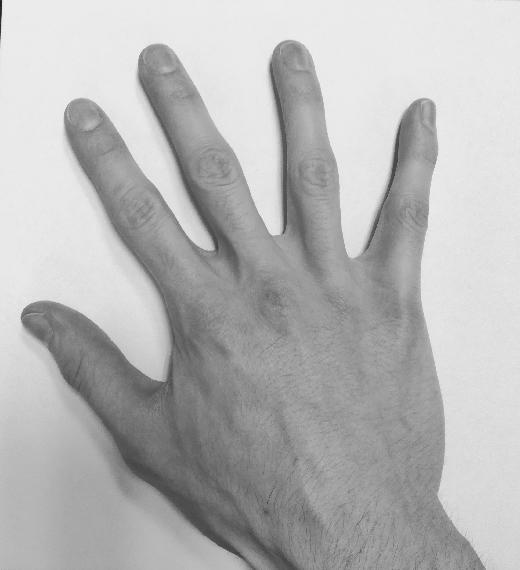
#> input picture IMA204/TPs/TP1/Source.jpg, 520 x 570 px
$ jupyter execute TP_ImageRegistration_Images_Senna_Benatti.ipynb
#> lines starting #> are read from the running program, lines starting #| are printed output that depends on the picture
## Image registration

**Deadline**: Upload this notebook (rename it as 'TP-ImageRegistration-Images-YOUR-SURNAME.ipynb') to E-Campus before the deadline (see E-campus for the exact timing).

**Goal**: The goal of this notebook is to implement the algorithms seen today for pixel-based image registration. Please complete the code where you see **XXXXXXXXXXXXXX**

You will first take two pictures of your right hand into two different positions. Please keep the same topology, ie do not bend or stick together two fingers for instance.

If you can't take the pictures, you can use two pictures of my hand (see below).

[cell 1]
if 'google.colab' in str(get_ipython()):
  from google_drive_downloader import GoogleDriveDownloader as gdd
  gdd.download_file_from_google_drive(file_id='1XpgGRo839pBwIhb6h77xoG-NtHEg2DVd',
  dest_path='./Source.jpg')

  from google_drive_downloader import GoogleDriveDownloader as gdd
  gdd.download_file_from_google_drive(file_id='12FKfLjKreAksI3rEcDx4_oEn3qjAzEua',
  dest_path='./Target.jpg')
else:
  print('You are not using Colab. Please define working_dir with the absolute path to the folder where you downloaded the data')

# Please modify working_dir only if you are using your Anaconda (and not Google Colab)
# You should write the absolute path of your working directory with the data
workingDir='./'

We will use the skimage library to read and resize images, you can of course use others (openCV, pillow, scipy, etc.)

[cell 2]
from skimage.io import imread
from skimage.transform import resize

import matplotlib.pyplot as plt
from numpy import linalg as LA
import numpy as np
import scipy.ndimage

The first thing to do is to create a function that creates the transformation matrix T. Please complete the following function following the rules explained in the header of the function.

[cell 3]
import math
def Tmatrix(scale=(1,1), rotationAngle=0, shearAngles=(0,0),translation=(0,0),elation=(0,0),reflection=(False,False)):
    '''
    Transformation matrix defined as the composition of 6 possible geometric
    transformations: Reflection (Re), Rotation (R), Scaling (S), Shear (Sh),
    Translation (T) and Elation (E).
    For the linear transformation part, we assume this composition:
        A = Re * R * S * Sh

    Inputs:
            scale: is a tuple with sx and sy (two scalar values)
            rotationAngle: is an angle in degrees (scalar value)
            shearAngles: is a tuple with the two shear angles in degrees (scalar value)
            translation: is a tuple with tx and ty (scalar values)
            elation: is a tuple containing the elation part (scalar values)
            reflection: is a tuple of Boolean values indicating wheter to reflect with respect to x and y axis

    Output:
            T: the 3x3 transformation matrix (homogeneous coordinates)
    '''

    if len(scale) != 2:
        raise ValueError("scale should be a tuple of length 2")
    if len(shearAngles)!= 2:
        raise ValueError("shearAngles should be a tuple of length 2")
    if len(translation)!= 2:
        raise ValueError("translation should be a tuple of length 2")
    if len(elation)!= 2:
        raise ValueError("elation should be a tuple of length 2")
    if len(reflection)!= 2:
        raise ValueError("reflection should be a tuple of length 2")
    if type(reflection[0])!= bool or type(reflection[1]) != bool:
        raise ValueError("reflection should contain two boolean values")
    if np.ndim(rotationAngle) != 0:
        raise ValueError("rotationAngle should be a scalar")

    # transform angles from degrees to radians
    rotationAngle = np.array(rotationAngle)*math.pi/180
    shearAngles = np.array(shearAngles)*math.pi/180

    # compute T
    scaleMatrix = np.array([[scale[0], 0], [0, scale[1]]])
    rotationMatrix = np.array([[math.cos(rotationAngle), -1*math.sin(rotationAngle)], [math.sin(rotationAngle), math.cos(rotationAngle)]])
    shearMatrix = np.array([[1, math.tan(shearAngles[0])], [math.tan(shearAngles[1]), 1]])
    reflectionMatrix = np.array([[1 - 2 * reflection[0], 0], [0, 1 - 2 * reflection[1]]])

    linearT = np.dot(scaleMatrix, shearMatrix)
    linearT = np.dot(rotationMatrix, linearT)
    linearT = np.dot(reflectionMatrix, linearT)

    T = [[linearT[0][0], linearT[0][1], translation[0]], [linearT[1][0], linearT[1][1], translation[1]], [elation[0], elation[1], 1]]

    return T

Test here, your function.

[cell 4]
## Define Transformation
T=Tmatrix(scale=(1,1), rotationAngle=40, shearAngles=(0,0),translation=(0,0),elation=(0,0),reflection=(False,False))
T

Next, we need to create a function that apply the previously created transformation matrix. We will need to apply it either to 2D points, seen as a [Nx2] numpy array where N is the number of points, or to image coordinates, modeled as a [2xNxM] Numpy array where N and M are the number of rows and columns of the image respectively.

[cell 5]
def applyTransformation(T, points=None, coords=None):
    '''
    Apply geometric transformation to points or image coordinates.
    Transformation is defined by a 3x3 matrix

    Inputs:
        points: Nx2 Numpy array of points
        coordinates: 2xNxM Numpy array of image coordinates
        T: 3x3 matrix trasformation

    Output:
        pm: Nx2 points after transformation
        cm: 2xNxM image coordinates after transformation
    '''
    if points is None and coords is None:
        raise ValueError("Error ! You should provide points and/or coords")

    if points is not None:
        N,d = points.shape
        if d != 2 and N==2:
            print('WARNING ! points should be an array of dimension Nx2'+
                  ' Transposing the array')
            points=points.T
            N,d = points.shape

        if d != 2:
            raise ValueError("Error ! Function works only with 2D points")

        # Transform points into homogeneous coordinates (adding one...)
        points = np.concatenate((points, np.array([np.ones(points.shape[0])]).T), axis=1)
        # Apply transformation
        pm = points.copy()
        for i in range(0, len(points)):
          point = np.dot(T, points[i])
          pm[i] = point

        # If homography, ...
        for i in range(0, len(pm)):
          denominator = T[2][0] * pm[i][0] + T[2][1] * pm[i][1] + 1
          pm[i][0] = pm[i][0]/denominator
          pm[i][1] = pm[i][1]/denominator


    else:
        pm=None

    if coords is not None:
        d,N,M = coords.shape

        if d != 2:
            raise ValueError("Error ! Function works only with 2D coordinates")

        p = coords.reshape((2,N*M)).T # reshape coordinates as list of points
         # Transform points into homogeneous coordinates (adding one...)
        points = np.concatenate((p, np.array([np.ones(p.shape[0])]).T), axis=1)
        # Apply transformation
        pm = points.copy()
        for i in range(0, len(points)):
          point = np.dot(T, points[i])
          pm[i] = point

        # If homography, ...
        for i in range(0, len(pm)):
          denominator = T[2][0] * pm[i][0] + T[2][1] * pm[i][1] + 1
          pm[i][0] = pm[i][0]/denominator
          pm[i][1] = pm[i][1]/denominator
        pm = pm.T[0:2].T
        cm = pm.reshape((2,N,M))

    else:
        cm =None
    return pm,cm

Now, we can test the two functions on some data-sets of 2D points. To keep things simple, you will create two data-sets of points.

In the first one, the points will draw an ellipse (ie uniform sampling on an ellipse).
In the secon data-set, the points will draw a square (ie uniform sampling on a square).

You will then try several (at least five) different trasformations and check if your code works well.

[cell 6]
# Ellipse
import random
theta = np.deg2rad(np.arange(0.0, 360.0, 1.0))
a = random.random()*10
b = random.random()*10
x = a * np.cos(theta)
y = b * np.sin(theta)
points=np.array([x, y]).T

## Define Transformation
T=Tmatrix(scale=(1,1), rotationAngle=40, shearAngles=(0,0),translation=(0,0),elation=(0,0),reflection=(False,False))

## Apply trasformation
moved = applyTransformation(T, points=points)[0]
print(moved.shape)

fig = plt.figure(figsize=(8, 8))
ax1 = plt.subplot(1, 3, 1)
ax2 = plt.subplot(1, 3, 2)
ax1.scatter(points[:,0],points[:,1])
ax2.scatter(moved[:,0],moved[:,1])

minimum = np.min((ax1.get_xlim(),ax1.get_ylim(),ax2.get_xlim(),ax2.get_ylim()))
maximum = np.max((ax1.get_xlim(),ax1.get_ylim(),ax2.get_xlim(),ax2.get_ylim()))

ax1.set_xlim(minimum*1.2,maximum*1.2)
ax1.set_ylim(minimum*1.2,maximum*1.2)
ax2.set_xlim(minimum*1.2,maximum*1.2)
ax2.set_ylim(minimum*1.2,maximum*1.2)

fig.tight_layout()
plt.show()
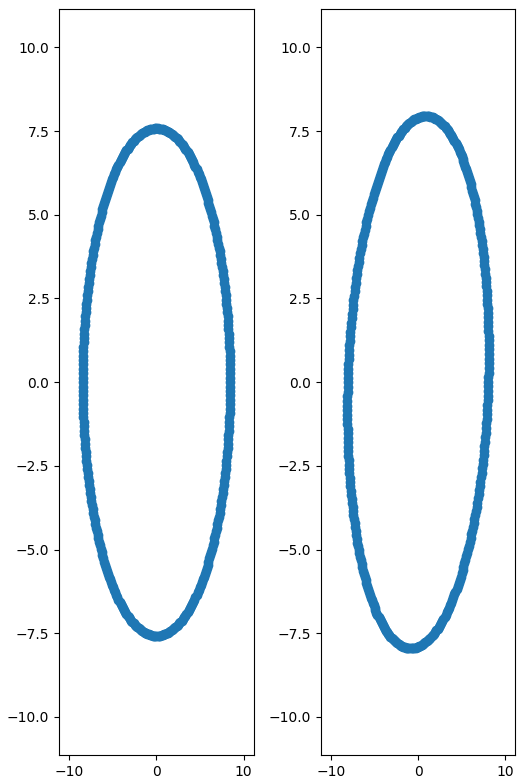
#> figure drawn by matplotlib, 2 panels

[cell 7]
# Square

delta = np.arange(-2.0, 2.0, 0.01)
const_1 = np.array([2] * len(delta))
points = np.concatenate((np.array([delta, -1*const_1]).T, np.array([const_1, delta]).T, np.array([delta[::-1], const_1]).T, np.array([-1*const_1, delta[::-1]]).T))
#points=np.array([x,y]).T

## Define Transformation
T=Tmatrix(scale=(1,1), rotationAngle=40, shearAngles=(0,0),translation=(0,0),elation=(0,0),reflection=(False,False))

## Apply trasformation
moved = applyTransformation(T, points=points)[0]

fig = plt.figure(figsize=(8, 8))
ax1 = plt.subplot(1, 3, 1)
ax2 = plt.subplot(1, 3, 2)
ax1.scatter(points[:,0],points[:,1])
ax2.scatter(moved[:,0],moved[:,1])

minimum = np.min((ax1.get_xlim(),ax1.get_ylim(),ax2.get_xlim(),ax2.get_ylim()))
maximum = np.max((ax1.get_xlim(),ax1.get_ylim(),ax2.get_xlim(),ax2.get_ylim()))

ax1.set_xlim(minimum*1.2,maximum*1.2)
ax1.set_ylim(minimum*1.2,maximum*1.2)
ax2.set_xlim(minimum*1.2,maximum*1.2)
ax2.set_ylim(minimum*1.2,maximum*1.2)

fig.tight_layout()
plt.show()
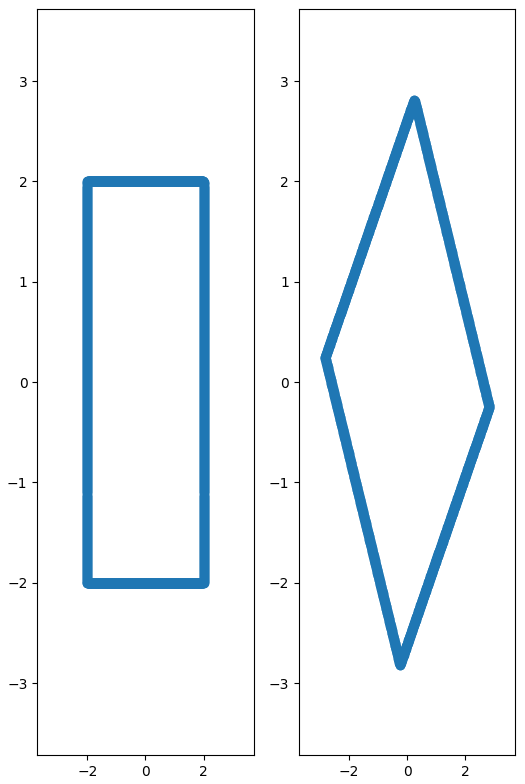
#> figure drawn by matplotlib, 2 panels

Now, we can finally move to images. Here, you can load and plot the two images of your (or mine) right hand. Pixel intensities are normalized in order to be float between 0 and 1.

[cell 8]
SourceIm = imread(workingDir + 'Source.jpg', as_gray=True)
#> SourceIm is the input picture: shape (570, 520); min 29, max 255, mean 181.6
SourceImNorm=(SourceIm - np.amin(SourceIm)) / (np.amax(SourceIm) - np.amin(SourceIm))
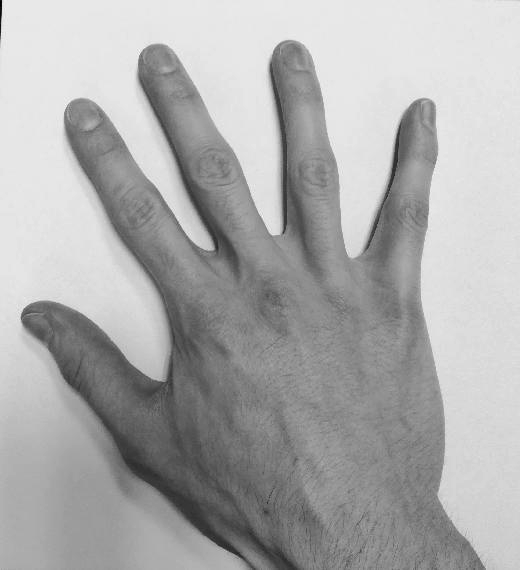
#> SourceImNorm: shape (570, 520) float64; min 0, max 1, mean 0.675
TargetIm = imread(workingDir + 'Target.jpg', as_gray=True)
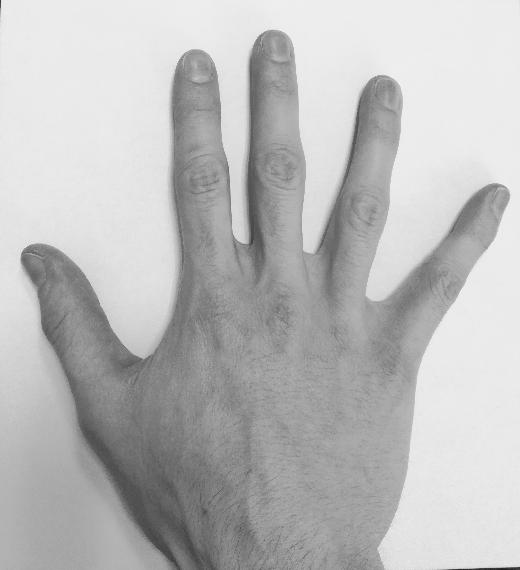
#> input picture IMA204/TPs/TP1/Target.jpg, 520 x 570 px
#> TargetIm is the input picture: shape (570, 520); min 29, max 250, mean 187.2
TargetImNorm=(TargetIm - np.amin(TargetIm)) / (np.amax(TargetIm) - np.amin(TargetIm))

fig = plt.figure(figsize=(10, 10))
ax1 = plt.subplot(1, 2, 1)
ax2 = plt.subplot(1, 2, 2)
ax1.imshow(SourceImNorm, cmap='gray')
ax1.set_title('Source image')
ax2.imshow(TargetImNorm, cmap='gray')
ax2.set_title('Target image')
plt.show()

In the following function, you will code the forward warping technique with point splatting.

Theoretically, an image could be associated with a coordinate chart giving the real-world coordinates of each pixel. However, the problem becomes more difficult and in many applications we do not actually have this coordinate chart. Here, you will simply consider the coordinate of a pixel as its row and column position.

In the forward warping, as seen during the lecture of this morning, the coordinates of a pixel of a source image $I$ might not be warped exactly onto the output grid. When it falls within the grid, but not on the grid, we assign (ie splat) the pixel intensity of $I$ to the four neighbour 'corners' of the output grid.

These contributions must be weighted and for this reason a typical solution is to create an 'accumulator'. This is an array of the same size of the output grid which quantifies the number of contributions that each corner of the output grid has received. By simply dividing by the number of contributions (output grid ./ accumulator), we obtain at each corner of the output grid an averaged estimate of the intensity of the transformed image.

[cell 9]
def ForwardWarping(I,T,coords=None,outputShape=None):
    '''
    Apply forward warping to an image I based on a transformation T.
    Transformation is defined by a 3x3 matrix T

    Inputs:
        I: image to transform
        T: 3x3 matrix trasformation
        coords: coordinates of the image. If None, the coordinates of a pixel
                are automatically its row and column position
        outputShape: defines the shape of the transformed image.
                     It can be 'None', same shape as the input image I or 'BB',
                     bounding box of the transformed image I_T,  or a tuple/numpy
                     array with 4 elements (min x, max x, min y, max y)

    Output:
        J: transformed image
    '''

    if coords is None:
      coords = np.mgrid[0:I.shape[0], 0:I.shape[1]] # coordinates of the image I
      cm = applyTransformation(T,coords=coords)[1]

      if outputShape is None:
          outputShape=(0,I.shape[0],0,I.shape[1])

      elif outputShape == 'BB':
          #Find extremities bounding box
          bx=int(np.floor(np.min(cm[0,:,:])))
          ux=int(np.ceil(np.max(cm[0,:,:])))
          by=int(np.floor(np.min(cm[1,:,:])))
          uy=int(np.ceil(np.max(cm[1,:,:])))
          outputShape=(bx,ux,by,uy)

      elif isinstance(outputShape, tuple):
          if len(outputShape) != 4:
              raise ValueError("Error ! outputShape should be of length 4")

      elif isinstance(outputShape, np.ndarray):
          if len(outputShape) != 4:
              raise ValueError("Error ! outputShape should be of length 4")
      else:
          raise ValueError("Error ! outputShape should be None, 'BB' or a tuple/numpy array with 4 elements")

      J= np.zeros([outputShape[1] - outputShape[0], outputShape[3] - outputShape[2]]) # transformed image
      acc= J.copy()

      for i in range(cm.shape[1]):                #loop for swiping all values of x
          for j in range(cm.shape[2]):            #loop for swiping all values of y

              # transformed coordinate of a pixel
              p=cm[:,i,j]
              x=p[0]
              y=p[1]

              # Check if point is inside outputShape
              if x >= outputShape[0] and x <= outputShape[1] and y >= outputShape[2] and y <= outputShape[3]:

                  # translate if necessary, since output image will start from (0,0)
                  # it basically shifts transformed points in the positive quadrant
                  if outputShape[0]<0:
                      x=x+abs(outputShape[0])

                  if outputShape[2]<0:
                      y=y+abs(outputShape[2])

                  # Look for the four corners
                  bl=(np.floor(x).astype(int), np.floor(y).astype(int)) # bottom left
                  br=(np.ceil(x).astype(int), np.floor(y).astype(int)) # bottom right
                  ul=(np.floor(x).astype(int), np.ceil(y).astype(int)) # up left
                  ur=(np.ceil(x).astype(int), np.ceil(y).astype(int)) # up right

                  # Update J and acc

                  x_coord = coords[:,i,j][0]
                  y_coord = coords[:,i,j][1]

                  if bl[0] >= outputShape[0] and bl[0] < outputShape[1] and bl[1] >= outputShape[2] and bl[1] < outputShape[3]:
                    J[bl] += I[x_coord,y_coord]   #adding the intesity of level of gris of the original coordinate to the transformate
                    acc[bl] += 1                  #adding weight to the bl pixel

                  if br[0] >= outputShape[0] and br[0]<outputShape[1] and br[1] >= outputShape[2] and br[1] < outputShape[3]:
                    J[br] += I[x_coord,y_coord]
                    acc[br] += 1                  #adding weight to the br pixel

                  if ul[0] >= outputShape[0] and ul[0] < outputShape[1] and ul[1] >= outputShape[2] and ul[1] < outputShape[3]:
                    J[ul] += I[x_coord,y_coord]
                    acc[ul] += 1                  #adding weight to the ul pixel

                  if ur[0] >= outputShape[0] and ur[0] < outputShape[1] and ur[1] >= outputShape[2] and ur[1] < outputShape[3]:
                    J[ur] += I[x_coord,y_coord]
                    acc[ur] += 1                  #adding weight to the ur pixel

      acc[acc==0]=1                               #in case of in a position acc = 0, put 1 to enable the division
      J=np.divide(J,acc)

    else:
        raise ValueError("Error ! Still not implemented")

    return J

Let's test your implementation of the forward warping with the right hand image. Test with at least 5 different transformation matrices (try different configurations).

[cell 10]
# Resize image (to make it faster...)
X= resize(SourceImNorm, (250,250), anti_aliasing=True)
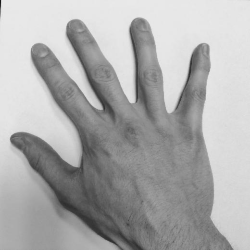
#> X: shape (250, 250) float64; min 0.0932, max 0.922, mean 0.675
T=Tmatrix(scale=(1,1), rotationAngle=0, shearAngles=(45,37),translation=(0,0),elation=(0,0),reflection=(False,False))
print('The transformation matrix T is:\n', T)

Xmf=ForwardWarping(X,T,outputShape=None)
#> (the rest of the program and of its run is left out)
